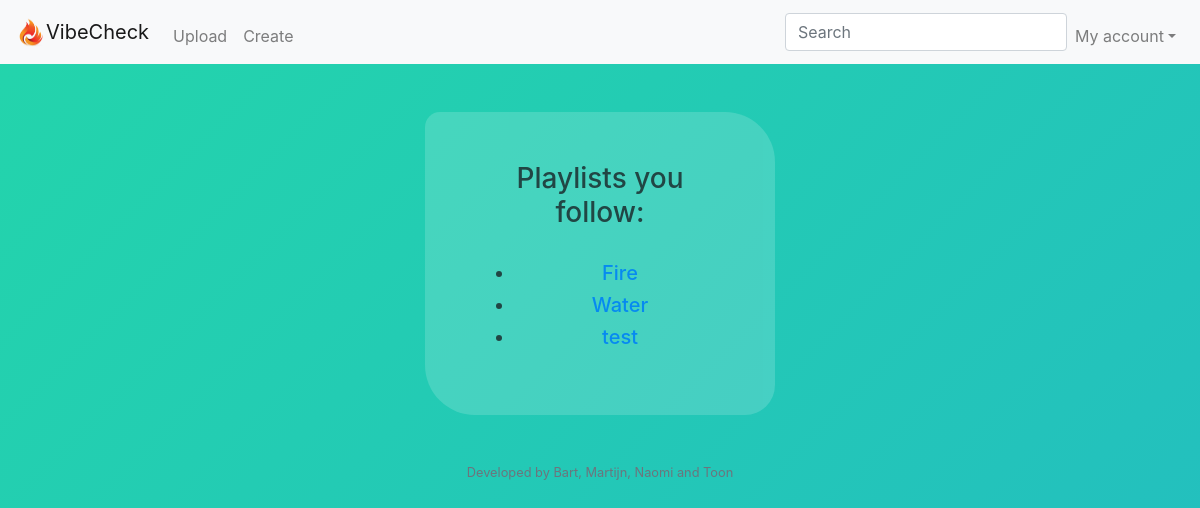
Screenshot of /playlists (signed in) with the database file from the repository.
### tables this page shows
CREATE TABLE 'groups' ('group_id' integer PRIMARY KEY NOT NULL, 'group_name' text, 'description' text);

### application.py (the view)
@app.route("/playlists")
@login_required
def playlists():
    ids = []
    playlist_id = db.execute("SELECT group_id FROM group_users WHERE user_id = :user_id", user_id = session["user_id"])
    for i in range(len(playlist_id)):
        playlist_name = db.execute("SELECT group_name FROM groups WHERE group_id = :group_id", group_id = playlist_id[i]["group_id"])
        ids.append(playlist_name[0]["group_name"])
    return render_template("playlists.html", ids = ids)

### application.py (called while the page is built)
@app.after_request
def after_request(response):
    response.headers["Cache-Control"] = "no-cache, no-store, must-revalidate"
    response.headers["Expires"] = 0
    response.headers["Pragma"] = "no-cache"
    return response

### helpers.py (called while the page is built)
def login_required(f):
    @wraps(f)
    def decorated_function(*args, **kwargs):
        if session.get("user_id") is None:
            return redirect("/login")
        return f(*args, **kwargs)
    return decorated_function

### templates/playlists.html (shortened to what this page needs)
{% extends "layout.html" %}
{% block main %}
    <div align="center" class="form">
        <h3>Playlists you follow:</h3><br>
    <ul>
    {% for id in ids %}
    <h5><li><a href="/group_profile?name={{id}}">{{ id }}</a></li></h5>
    {% endfor %}
    </ul>
    </div>
{% endblock %}

### static/styles.css (style rules this page uses)
body { background: linear-gradient(-45deg, #ee7752, #e73c7e, #23a6d5, #23d5ab); background-size: 800% 400%; animation: gradient 15s ease infinite; }
.form { margin: 0 auto; width:350px; text-align: center; background-color: rgba(255, 255, 255, 0.2); opacity: 0.8; padding: 50px; border-radius: 15px 50px 30px; }

### rows the page displays
groups: group_name "Fire"
groups: group_name "Water"
groups: group_name "test"
